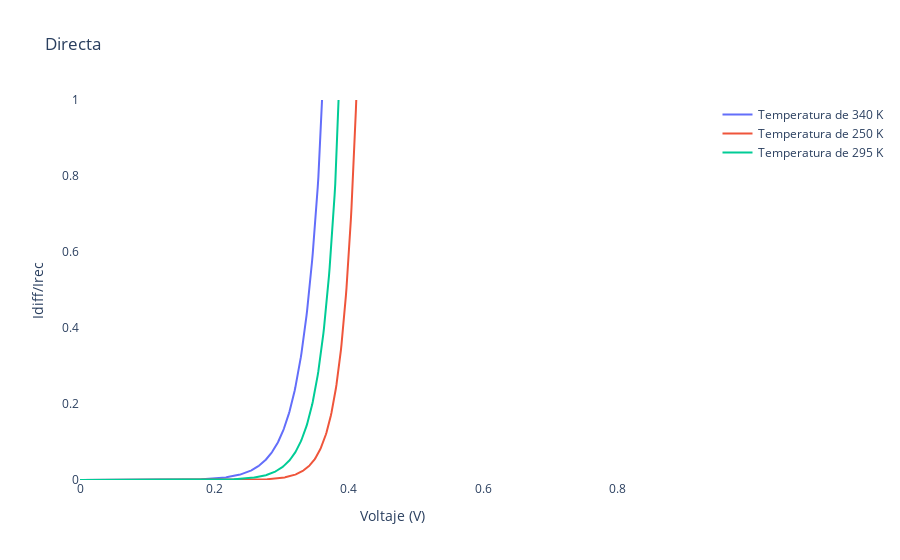

Notebook cell for this chart:
### Code cell
import numpy as np
import plotly.graph_objects as go

te = np.linspace(250, 340, 90)
vf_s = np.linspace(0, v_f, 1000)
vr_s = np.linspace(0, v_f, 1000)

i_t1 = 2*((np.sqrt(n_c * n_v * np.exp(-e_g / (kev * 340)))*L_p)/(n_d*(np.sqrt(((2*eps)/q)*((n_a+n_d)/(n_a*n_d))*(((k*340)/q)*np.log((n_a*n_d)/((np.sqrt(n_c * n_v * np.exp(-e_g / ( kev * 340))))**2))-vf_s)))))*np.exp((q*vf_s)/(k*340))
i_t2 = 2*((np.sqrt(n_c * n_v * np.exp(-e_g / (kev * 250)))*L_p)/(n_d*(np.sqrt(((2*eps)/q)*((n_a+n_d)/(n_a*n_d))*(((k*250)/q)*np.log((n_a*n_d)/((np.sqrt(n_c * n_v * np.exp(-e_g / ( kev * 250))))**2))-vf_s)))))*np.exp((q*vf_s)/(k*250))
i_t3 = 2*((np.sqrt(n_c * n_v * np.exp(-e_g / (kev * 295)))*L_p)/(n_d*(np.sqrt(((2*eps)/q)*((n_a+n_d)/(n_a*n_d))*(((k*295)/q)*np.log((n_a*n_d)/((np.sqrt(n_c * n_v * np.exp(-e_g / ( kev * 295))))**2))-vf_s)))))*np.exp((q*vf_s)/(k*295))

#i_g2 = (np.exp(-vr_s)-1)

# Crear la figura
fig = go.Figure()

# Agregar las curvas al gráfico
fig.add_trace(go.Scatter(x=vf_s, y=i_t1, mode='lines', name=f'Temperatura de 340 K'))
fig.add_trace(go.Scatter(x=vf_s, y=i_t2, mode='lines', name=f'Temperatura de 250 K'))
fig.add_trace(go.Scatter(x=vf_s, y=i_t3, mode='lines', name=f'Temperatura de 295 K'))
#fig.add_trace(go.Scatter(x=-vr_s, y=i_g2, mode='lines', name=f'Voltaje inverso = {v_r} V'))

# Configurar el diseño del gráfico
fig.update_layout(
    xaxis=dict(title='Voltaje (V)'),
    yaxis=dict(title='Idiff/Irec', range=[0, 1]),
    title='Directa',
    showlegend=True,
    plot_bgcolor="white",
    paper_bgcolor="white"
)
# Configurar las líneas de los ejes x e y

# Mostrar el gráfico
fig.show()

### Figure 1 — Plotly figure (JSON) as saved in the notebook; plotly's stock layout.template omitted (floating-point values rounded to 4 significant figures; data arrays with more than 128 entries replaced by an {"elided": "..."} marker saying what was removed)
{"data": [{"mode": "lines", "name": "Temperatura de 340 K", "type": "scatter", "x": {"elided": "1000 float values"}, "y": {"elided": "1000 float values"}}, {"mode": "lines", "name": "Temperatura de 250 K", "type": "scatter", "x": {"elided": "1000 float values"}, "y": {"elided": "1000 float values"}}, {"mode": "lines", "name": "Temperatura de 295 K", "type": "scatter", "x": {"elided": "1000 float values"}, "y": {"elided": "1000 float values"}}], "layout": {"paper_bgcolor": "white", "plot_bgcolor": "white", "showlegend": true, "title": {"text": "Directa"}, "xaxis": {"title": {"text": "Voltaje (V)"}}, "yaxis": {"range": [0, 1], "title": {"text": "Idiff/Irec"}}}}
